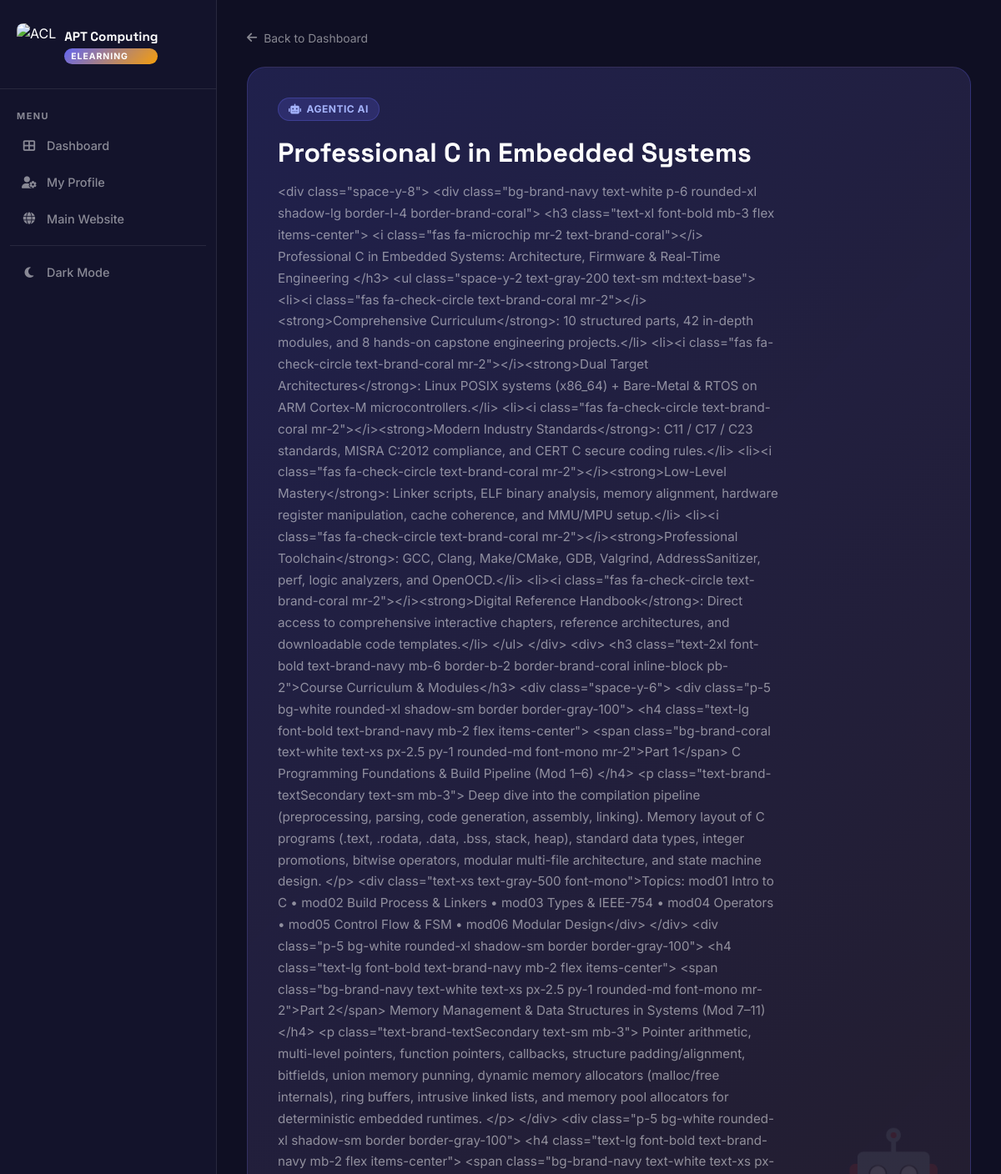
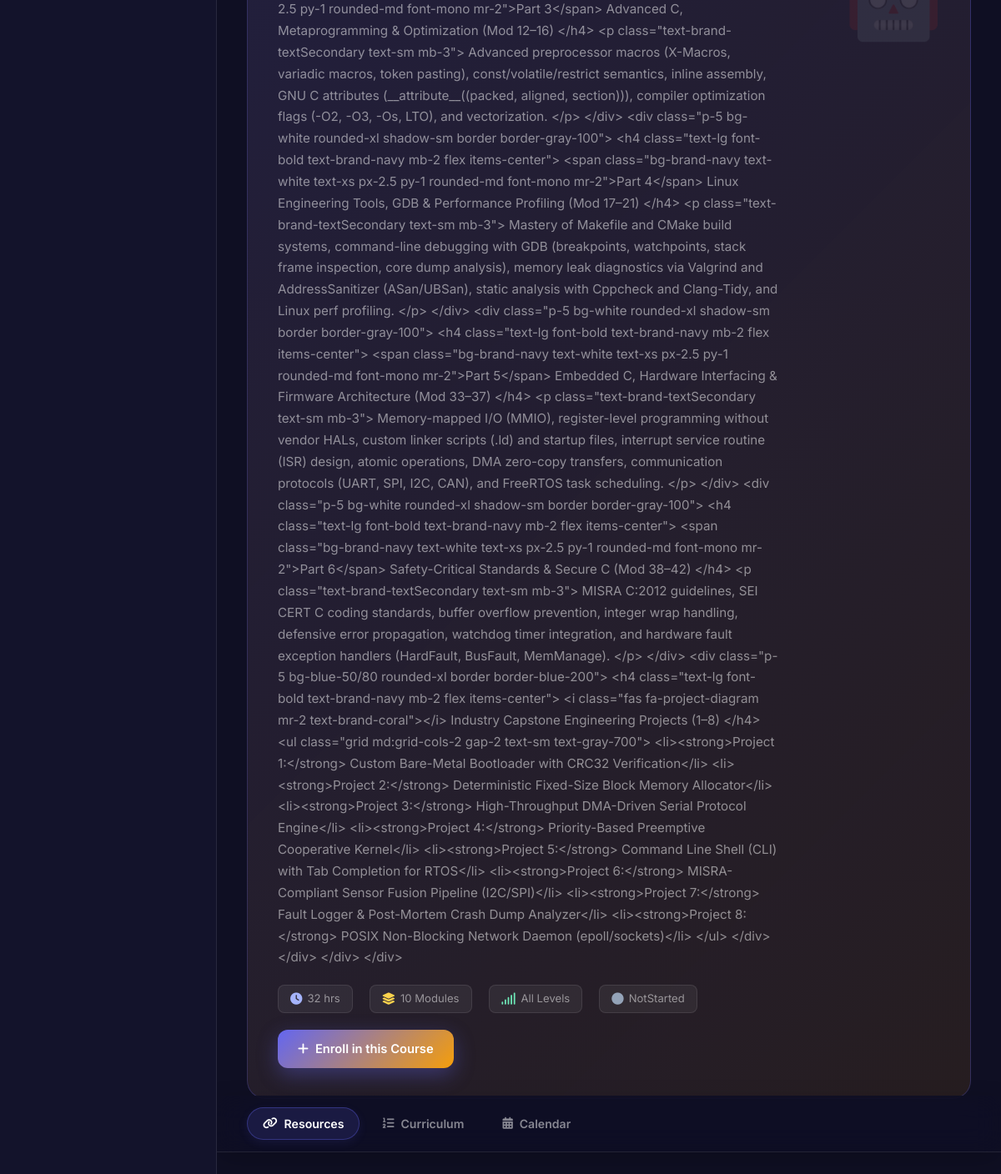
Before: /elearning/course/21/ (signed in, upper part) with the older database file (2 pictures, top to bottom).
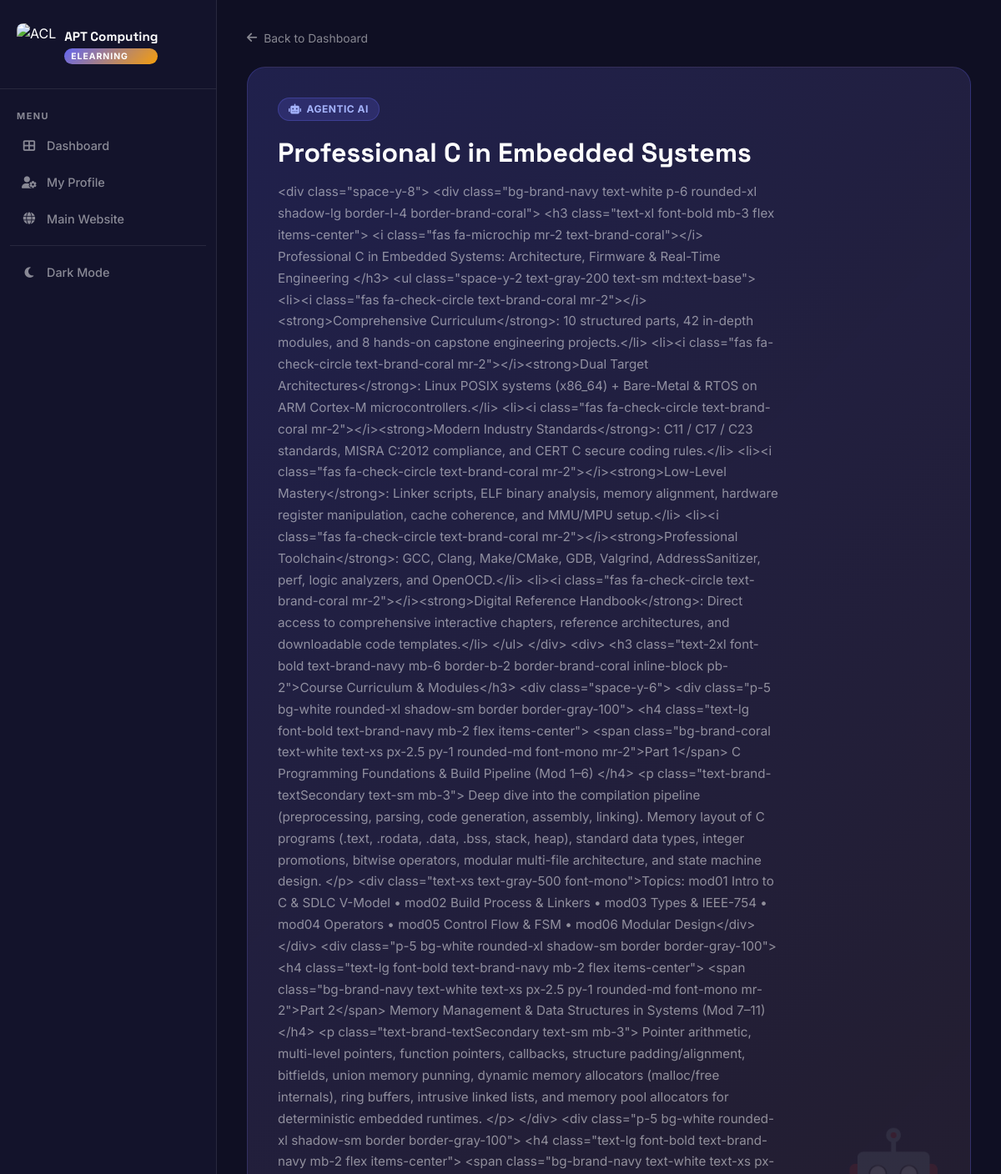
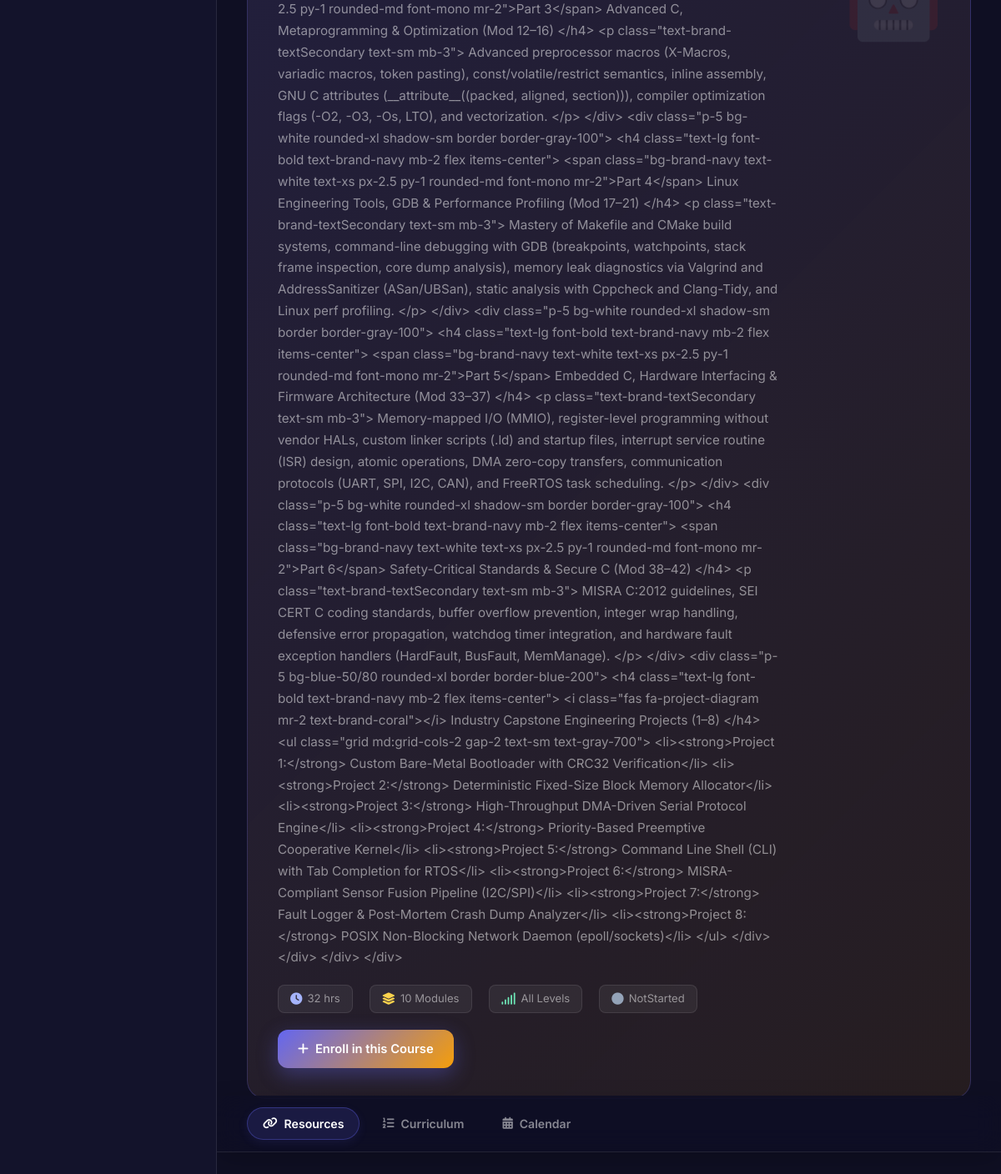
After: the same page with the newer database file (2 pictures, top to bottom).
### courses/models.py (models this page shows, shortened)
class Course(models.Model):
    title = models.CharField(max_length=200)
    slug = models.SlugField(max_length=200, unique=True)
    short_description = models.CharField(max_length=500, blank=True)
    description = models.TextField(blank=True)
    duration_weeks = models.PositiveIntegerField(default=0)
    duration_hours = models.PositiveIntegerField(default=0)
    skill_level = models.CharField(max_length=50, blank=True)
    technologies = models.CharField(max_length=200, blank=True, help_text="Comma separated list, e.g., 'Rust, Linux'")
    image = models.URLField(blank=True, null=True)
    fee = models.CharField(max_length=100, blank=True, help_text="e.g., '7000/- + GST'")
    timing = models.CharField(max_length=200, blank=True, help_text="e.g., 'Weekend course, 4:00pm to 5:00pm'")
    start_date = models.CharField(max_length=100, blank=True, help_text="e.g., '12th Sep 2026'")
    trainers = models.CharField(max_length=200, blank=True, help_text="e.g., 'Kamal Kumar Mukiri'")
    recordings_info = models.CharField(max_length=300, blank=True)
    materials_info = models.CharField(max_length=300, blank=True)
    prerequisites = models.CharField(max_length=300, blank=True)
    training_mode = models.CharField(max_length=100, blank=True, help_text="e.g., 'Online'")

### elearning/views.py (the view, shortened to what this page needs)
# urls.py: path('course/<int:course_id>/', views.course_detail, name='course_detail'),
@login_required(login_url='/elearning/')
def course_detail(request, course_id):
    course = get_object_or_404(Course, pk=course_id)
    profile, _ = StudentProfile.objects.get_or_create(user=request.user)
    folder_name = course.title.replace(' ', '')
    json_path = os.path.join(settings.BASE_DIR, 'eLearningCourse', folder_name, 'Header.json')
    header = {}
    if os.path.exists(json_path):
        with open(json_path, 'r') as f:
            try:
                header = json.load(f)
            except json.JSONDecodeError:
                header = {}
    curriculum_path = os.path.join(settings.BASE_DIR, 'eLearningCourse', folder_name, 'Curriculum.json')
    curriculum = []
    if os.path.exists(curriculum_path):
        with open(curriculum_path, 'r') as f:
            try:
                curriculum = json.load(f)
            except json.JSONDecodeError:
                curriculum = []
    total_hours = sum(
        float(m['duration'].replace(' hrs', '').replace(' hr', ''))
        for m in curriculum if 'duration' in m
    )
    raw_sessions = header.get('Calender', [])
    calendar_sessions = []
    cp = CourseProgress.objects.filter(student=profile, course=course).first()
    is_enrolled = profile.enrolled_courses.filter(pk=course_id).exists()
    topic_progress = cp.topic_progress if (cp and cp.topic_progress) else {}
    context = {
        'course': course,
        'header': header,
        'github_link': header.get('GithubLink', ''),
        'gdrive_link': header.get('Gdrive', ''),
        'zoom_link': header.get('ZoomLink', ''),
        'mcqs_link': header.get('MCQs', ''),
        'calendar_sessions': calendar_sessions,
        'calendar_sessions_json': json.dumps(calendar_sessions),
        'curriculum': curriculum,
        'total_hours': total_hours,
        'progress': cp.progress_pct if cp else 0,
        'status': cp.status if cp else 'not_started',
        'is_enrolled': is_enrolled,
        'topic_progress': topic_progress,
        'topic_progress_json': json.dumps(topic_progress),
    }
    return render(request, 'elearning/course_detail.html', context)

### templates/elearning/course_detail.html (shortened to what this page needs)
<!DOCTYPE html>
<html lang="en">
<head>
    <link href="https://cdn.jsdelivr.net/npm/bootstrap@5.1.3/dist/css/bootstrap.min.css" rel="stylesheet">
    <link rel="stylesheet" href="https://cdnjs.cloudflare.com/ajax/libs/font-awesome/6.4.0/css/all.min.css">
    {% load static %}
</head>
<body>
<aside class="sidebar">
    <div class="sidebar-logo">
        <img src="{% static 'img/ACL_Logo.png' %}" alt="ACL">
        <div>
            <div class="sidebar-logo-text">APT Computing</div>
            <span class="sidebar-badge">eLearning</span>
        </div>
    </div>
    <span class="sidebar-section-label">Menu</span>
    <ul class="sidebar-nav">
        <li><a href="{% url 'elearning:dashboard' %}"><i class="fas fa-th-large"></i> Dashboard</a></li>
        <li><a href="{% url 'elearning:profile' %}"><i class="fas fa-user-cog"></i> My Profile</a></li>
        <li><a href="{% url 'home' %}"><i class="fas fa-globe"></i> Main Website</a></li>
        <li style="margin-top: 10px; border-top: 1px solid var(--border); padding-top: 10px;">
            <a href="#" id="themeToggleBtn" onclick="toggleTheme(event)" style="cursor: pointer;">
                <i class="fas fa-moon" id="themeIcon"></i> <span id="themeLabel">Dark Mode</span>
            </a>
        </li>
    </ul>
</aside>
<main class="main-content">
    <a href="{% url 'elearning:dashboard' %}" class="back-btn">
        <i class="fas fa-arrow-left"></i> Back to Dashboard
    </a>
    <div class="course-hero">
        <div class="course-badge"><i class="fas fa-robot"></i> Agentic AI</div>
        <div class="course-title">{{ course.title }}</div>
        <div class="course-desc">{{ course.description|default:"Build autonomous AI agents that reason, plan, and act using modern LLMs and agent frameworks." }}</div>
        <div class="course-meta">
            <div class="meta-pill"><i class="fas fa-clock" style="color:#a5b4fc;"></i> {% if total_hours %}{{ total_hours }} hrs{% elif course.duration_hours %}{{ course.duration_hours }} hrs{% else %}TBD{% endif %}</div>
            <div class="meta-pill"><i class="fas fa-layer-group" style="color:#fcd34d;"></i> {{ curriculum|length|default:"10" }} Modules</div>
            <div class="meta-pill"><i class="fas fa-signal" style="color:#6ee7b7;"></i> All Levels</div>
            <div class="meta-pill">
                <i class="fas fa-circle" id="heroStatusDot" style="color:{% if status == 'completed' %}#6ee7b7{% elif status == 'in_progress' %}#fcd34d{% else %}#94a3b8{% endif %};"></i>
                <span id="heroStatusText">{{ status|title|cut:"_" }}</span>
            </div>
        </div>
        {% if is_enrolled %}
        <div class="progress-bar-bg" style="max-width:500px;">
            <div class="progress-bar-fill" style="width:{{ progress }}%;"></div>
        </div>
        <div id="heroProgressLabel" style="font-size:0.78rem; color:var(--muted); margin-top:6px;">Progress: {{ progress }}%</div>
        {% else %}
        <a href="{% url 'elearning:enroll' course.id %}" style="display:inline-flex;align-items:center;gap:8px;margin-top:20px;background:linear-gradient(135deg,#6366f1,#f59e0b);color:#fff;border:none;border-radius:12px;padding:12px 24px;font-size:0.92rem;font-weight:600;text-decoration:none;cursor:pointer;transition:all .3s;box-shadow:0 8px 24px rgba(99,102,241,0.35);">
            <i class="fas fa-plus"></i> Enroll in this Course
        </a>
        {% endif %}
    </div>
    <div class="course-nav-bar">
        <a href="#resources-section" class="course-nav-link active" onclick="scrollToCourseSection(event, 'resources-section')">
            <i class="fas fa-link"></i> Resources
        </a>
        <a href="#curriculum-section" class="course-nav-link" onclick="scrollToCourseSection(event, 'curriculum-section')">
            <i class="fas fa-list-ol"></i> Curriculum
        </a>
        <a href="#calendar-section" class="course-nav-link" onclick="scrollToCourseSection(event, 'calendar-section')">
            <i class="fas fa-calendar-alt"></i> Calendar
        </a>
    </div>
</main>
</body>
</html>

Changed rows visible on the page:
changed Course "Professional C in Embedded Systems": description "…mod01 Intro to C • mod02 Build Process & Linkers • mod03 Types & IEEE-754 • mod04 Operators • mod05 Control Flow & FSM • mod06 Modular Design</div> </div> <div class=\"p-5 bg-white rounded-xl shadow-sm border border-gray-100\"> <h4 class=\"text-lg font-bold text-brand-navy mb-2 flex items-center\"> <span class=\"bg-brand-navy text-white text-xs px-2.5 py-1 rounded-md font-mono mr-2\">Part 2</span> Memory Management & Data Structures in Systems (Mod 7–11) </h4> <p class=\"text-brand-textSecondary text-sm mb-3\"> Pointer arithmetic, multi-level pointers, function pointers, callbacks, structure padding/alignment, bitfields, union memory punning, dynamic memory allocators (malloc/free internals), ring…" → "…mod01 Intro to C & SDLC V-Model • mod02 Build Process & Linkers • mod03 Types & IEEE-754 • mod04 Operators • mod05 Control Flow & FSM • mod06 Modular Design</div> </div> <div class=\"p-5 bg-white rounded-xl shadow-sm border border-gray-100\"> <h4 class=\"text-lg font-bold text-brand-navy mb-2 flex items-center\"> <span class=\"bg-brand-navy text-white text-xs px-2.5 py-1 rounded-md font-mono mr-2\">Part 2</span> Memory Management & Data Structures in Systems (Mod 7–11) </h4> <p class=\"text-brand-textSecondary text-sm mb-3\"> Pointer arithmetic, multi-level pointers, function pointers, callbacks, structure padding/alignment, bitfields, union memory punning, dynamic memory allocators (malloc/free…"
